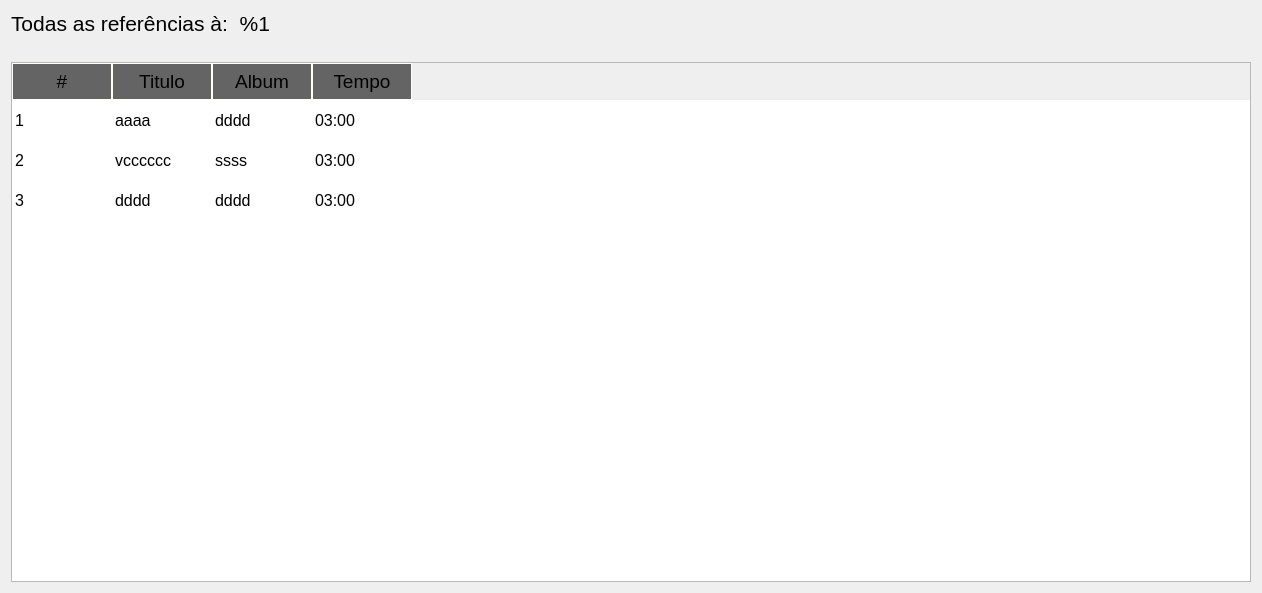
<?xml version="1.0" encoding="UTF-8"?>
<ui version="4.0">
 <class>ResultadoPesquisa</class>
 <widget class="QWidget" name="ResultadoPesquisa">
  <property name="geometry">
   <rect>
    <x>0</x>
    <y>0</y>
    <width>1262</width>
    <height>593</height>
   </rect>
  </property>
  <property name="windowTitle">
   <string>Form</string>
  </property>
  <layout class="QVBoxLayout" name="verticalLayout_2">
   <item>
    <layout class="QVBoxLayout" name="verticalLayout">
     <item>
      <widget class="QLabel" name="lblTodas">
       <property name="font">
        <font>
         <pointsize>16</pointsize>
        </font>
       </property>
       <property name="text">
        <string>Todas as referências à:  %1</string>
       </property>
      </widget>
     </item>
     <item>
      <spacer name="verticalSpacer">
       <property name="orientation">
        <enum>Qt::Vertical</enum>
       </property>
       <property name="sizeType">
        <enum>QSizePolicy::Fixed</enum>
       </property>
       <property name="sizeHint" stdset="0">
        <size>
         <width>20</width>
         <height>20</height>
        </size>
       </property>
      </spacer>
     </item>
     <item>
      <widget class="QTableWidget" name="tabelaResultados">
       <property name="autoFillBackground">
        <bool>false</bool>
       </property>
       <property name="styleSheet">
        <string notr="true">QHeaderView::section {
    background-color: #646464;
    padding: 4px;
    border: 1px solid #fffff8;
    font-size: 14pt;
}

QTableWidget {
    gridline-color: #fffff8;
    font-size: 12pt;
}

QTableWidget QTableCornerButton::section {
    background-color: #646464;
    border: 1px solid #fffff8;
}</string>
       </property>
       <property name="sizeAdjustPolicy">
        <enum>QAbstractScrollArea::AdjustToContents</enum>
       </property>
       <property name="showGrid">
        <bool>false</bool>
       </property>
       <property name="gridStyle">
        <enum>Qt::SolidLine</enum>
       </property>
       <property name="wordWrap">
        <bool>true</bool>
       </property>
       <property name="cornerButtonEnabled">
        <bool>false</bool>
       </property>
       <attribute name="horizontalHeaderVisible">
        <bool>true</bool>
       </attribute>
       <attribute name="verticalHeaderVisible">
        <bool>false</bool>
       </attribute>
       <attribute name="verticalHeaderCascadingSectionResizes">
        <bool>false</bool>
       </attribute>
       <attribute name="verticalHeaderDefaultSectionSize">
        <number>40</number>
       </attribute>
       <attribute name="verticalHeaderStretchLastSection">
        <bool>false</bool>
       </attribute>
       <row>
        <property name="text">
         <string/>
        </property>
       </row>
       <row>
        <property name="text">
         <string/>
        </property>
       </row>
       <row>
        <property name="text">
         <string/>
        </property>
       </row>
       <column>
        <property name="text">
         <string>#</string>
        </property>
        <property name="font">
         <font>
          <pointsize>12</pointsize>
          <weight>75</weight>
          <bold>true</bold>
         </font>
        </property>
        <property name="foreground">
         <brush brushstyle="SolidPattern">
          <color alpha="255">
           <red>0</red>
           <green>0</green>
           <blue>0</blue>
          </color>
         </brush>
        </property>
       </column>
       <column>
        <property name="text">
         <string>Titulo</string>
        </property>
        <property name="font">
         <font>
          <pointsize>12</pointsize>
          <weight>75</weight>
          <bold>true</bold>
         </font>
        </property>
       </column>
       <column>
        <property name="text">
         <string>Album</string>
        </property>
        <property name="font">
         <font>
          <pointsize>12</pointsize>
          <weight>75</weight>
          <bold>true</bold>
         </font>
        </property>
       </column>
       <column>
        <property name="text">
         <string>Tempo</string>
        </property>
        <property name="font">
         <font>
          <pointsize>12</pointsize>
          <weight>75</weight>
          <bold>true</bold>
         </font>
        </property>
       </column>
       <item row="0" column="0">
        <property name="text">
         <string>1</string>
        </property>
       </item>
       <item row="0" column="1">
        <property name="text">
         <string>aaaa</string>
        </property>
       </item>
       <item row="0" column="2">
        <property name="text">
         <string>dddd</string>
        </property>
       </item>
       <item row="0" column="3">
        <property name="text">
         <string>03:00</string>
        </property>
       </item>
       <item row="1" column="0">
        <property name="text">
         <string>2</string>
        </property>
       </item>
       <item row="1" column="1">
        <property name="text">
         <string>vcccccc</string>
        </property>
       </item>
       <item row="1" column="2">
        <property name="text">
         <string>ssss</string>
        </property>
       </item>
       <item row="1" column="3">
        <property name="text">
         <string>03:00</string>
        </property>
       </item>
       <item row="2" column="0">
        <property name="text">
         <string>3</string>
        </property>
       </item>
       <item row="2" column="1">
        <property name="text">
         <string>dddd</string>
        </property>
       </item>
       <item row="2" column="2">
        <property name="text">
         <string>dddd</string>
        </property>
       </item>
       <item row="2" column="3">
        <property name="text">
         <string>03:00</string>
        </property>
       </item>
      </widget>
     </item>
    </layout>
   </item>
  </layout>
 </widget>
 <resources/>
 <connections/>
</ui>
